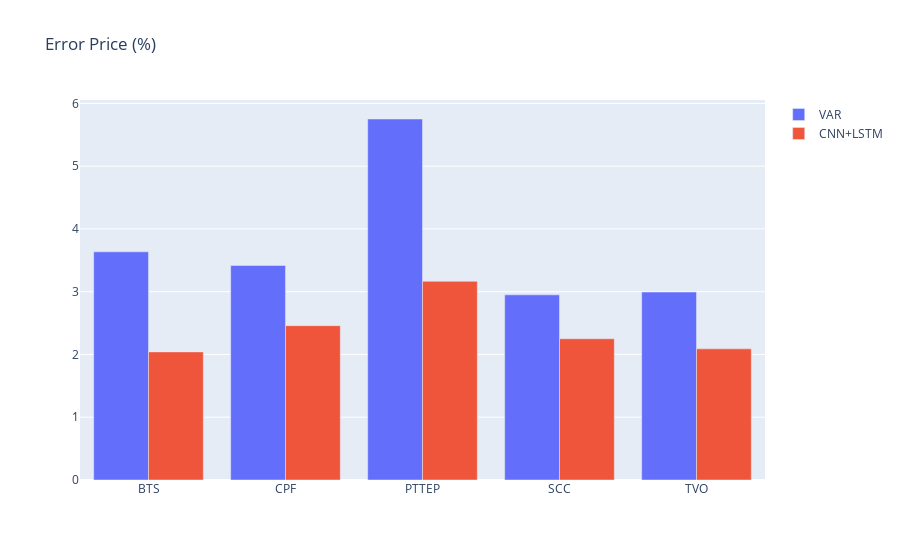

Notebook source saved alongside this figure:
### Code cell
fig = go.Figure()
# fig = px.bar( x=histo_error1.index ,y=histo_error1['mape (Mean absolute percentage error) (VAR)'], labels={'x':'total_bill', 'y':'count'})
fig.add_trace( go.Bar(name='VAR' ,x=histo_error1.index ,y=histo_error1['mape (Mean absolute percentage error) (VAR)'])  )
fig.add_trace( go.Bar( name='CNN+LSTM',x=histo_error1.index ,y=histo_error1['mape (Mean absolute percentage error) (CNN+LSTM)'])  )
# fig.add_trace(go.Bar( x=histo_error1.index ,y=histo_error1['mape (Mean absolute percentage error) (CNN+LSTM)'], labels={'x':'total_bill', 'y':'count'}))
fig.update_layout(title_text='Error Price (%)')
fig.show()

### Figure 1 — Plotly figure (JSON) as saved in the notebook; plotly's stock layout.template omitted (floating-point values rounded to 4 significant figures)
{"data": [{"name": "VAR", "type": "bar", "x": ["BTS", "CPF", "PTTEP", "SCC", "TVO"], "y": [3.636, 3.418, 5.751, 2.949, 2.995]}, {"name": "CNN+LSTM", "type": "bar", "x": ["BTS", "CPF", "PTTEP", "SCC", "TVO"], "y": [2.041, 2.459, 3.166, 2.25, 2.09]}], "layout": {"title": {"text": "Error Price (%)"}}}
